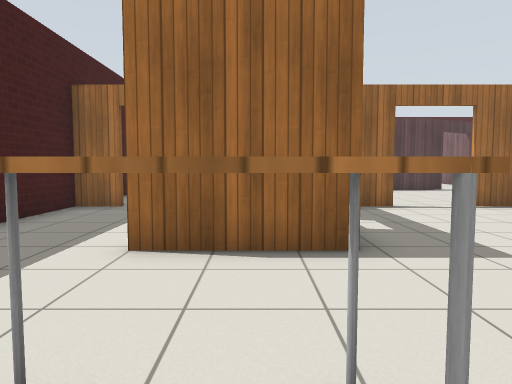
View 1 (above)

21 first-person views from a walk through a Gazebo world. The camera is 1 m above the floor, tilts 4° down and sees 70° across. Floor lines are 1 m apart. The floor is counted in squares, 1 m on a side. Each view is taken from the middle of a square. On the plan, view 1 faces up. The plan holds only what a view shows up to about 13 squares ahead; the rest is blank. Simple patterns stand in for the simulator's built-in surfaces. Simple shapes stand in for some stock models.

View 2
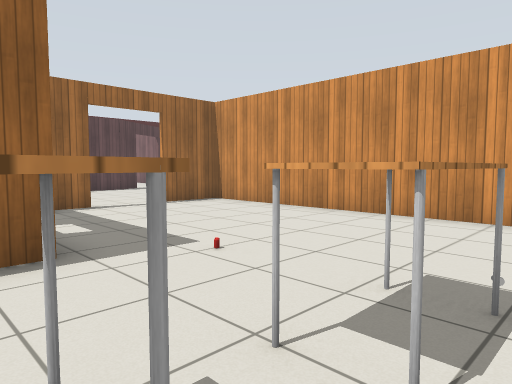

View 3
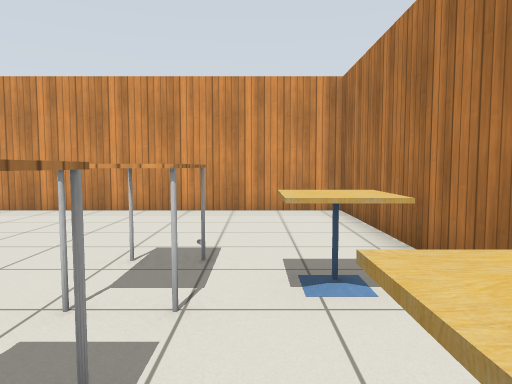

View 4
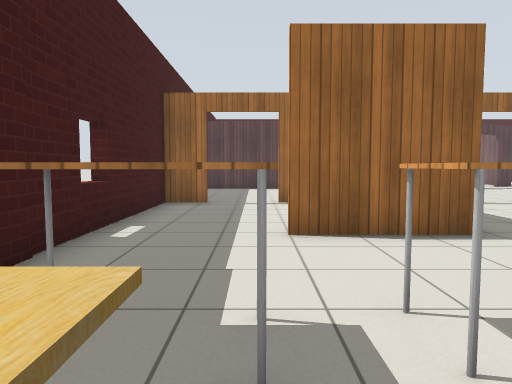

View 5
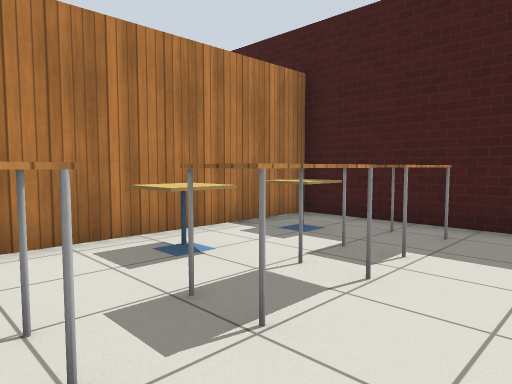

View 6
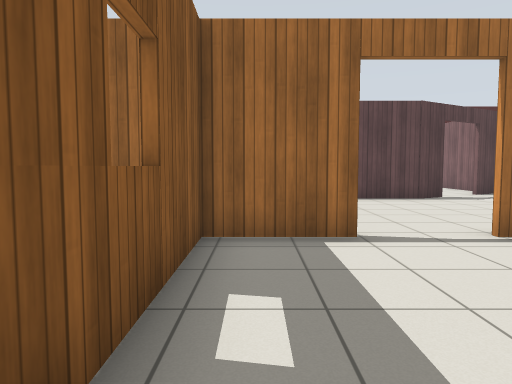

View 7
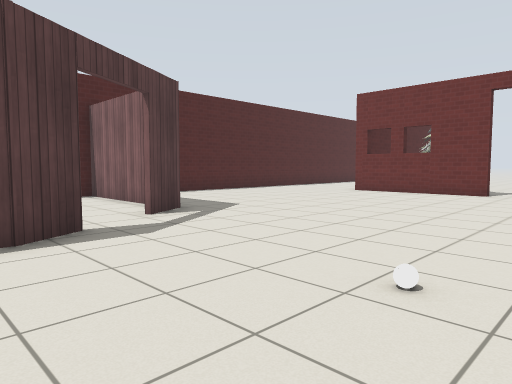

View 8
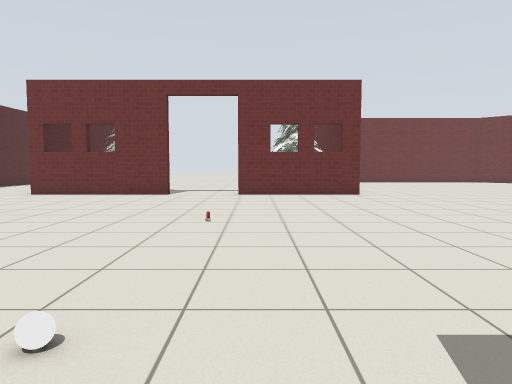

View 9
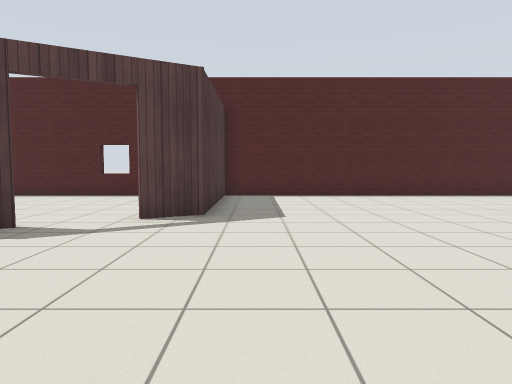

View 10
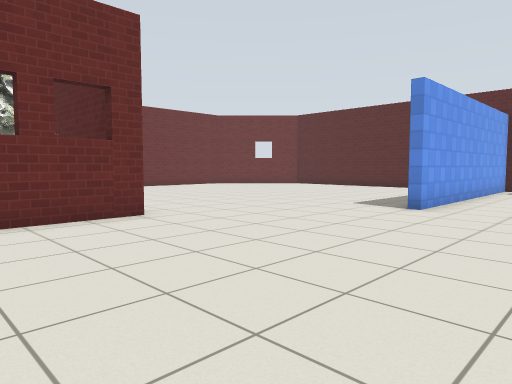

View 11
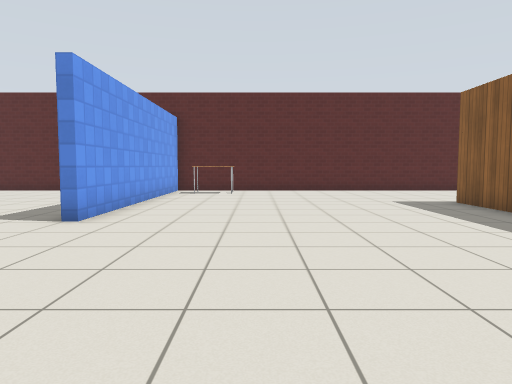

View 12
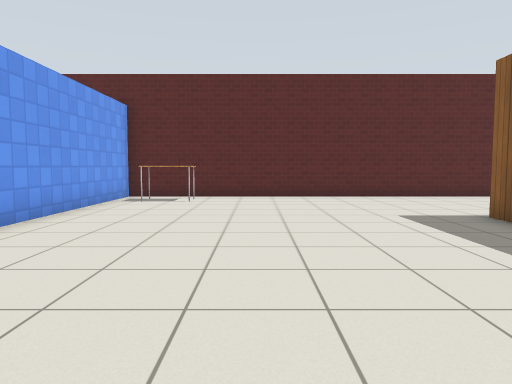

View 13
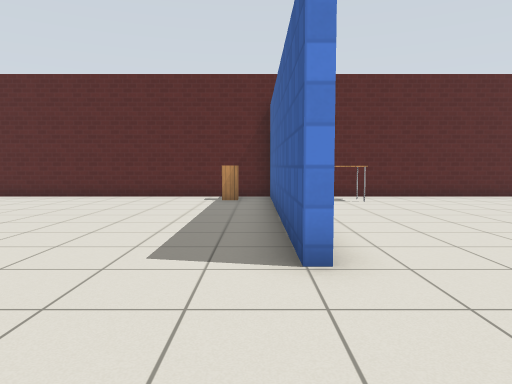

View 14
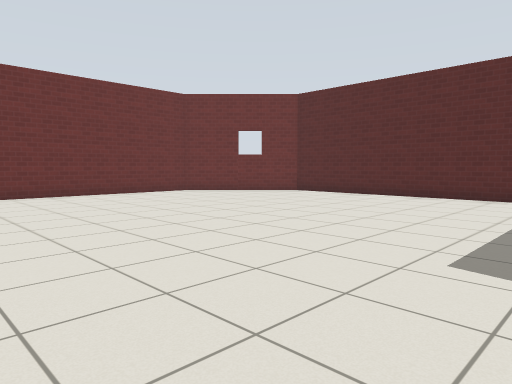

View 15
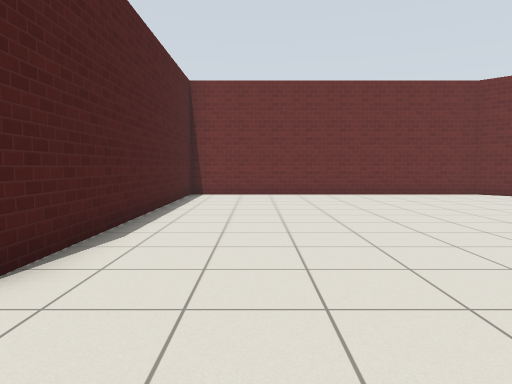

View 16
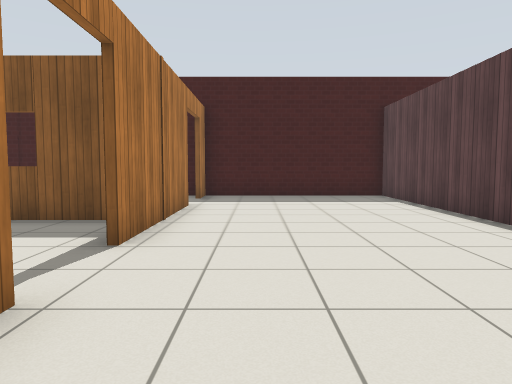

View 17
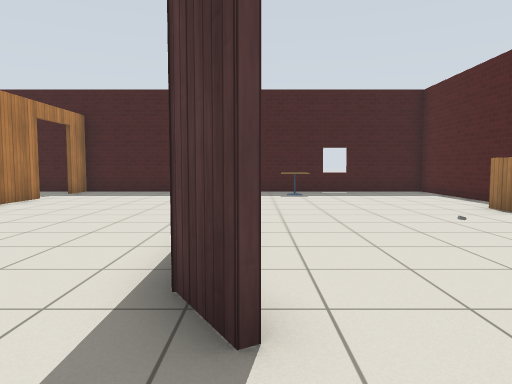

View 18
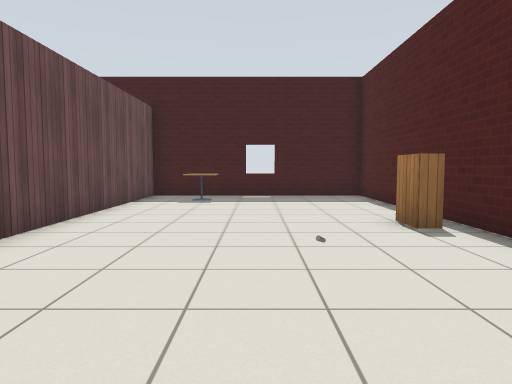

View 19
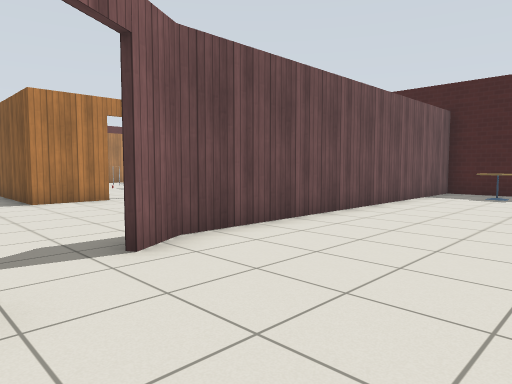

View 20
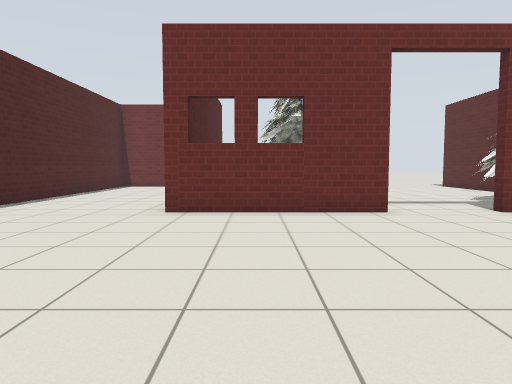

View 21
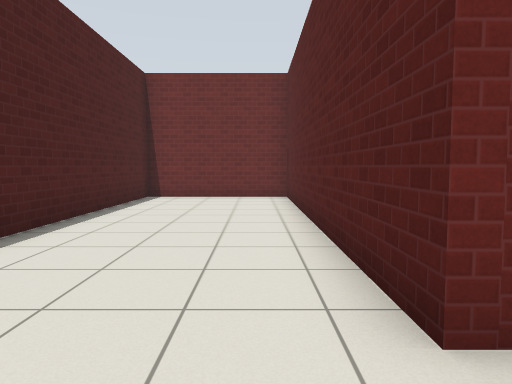

### Floor plan
Ten units are one square. View 1 is at (0, 0); x grows to the right and y downward. Boxes are objects, and circles mark ways between rooms. Rooms are numbered by the first view taken in them; rooms with no view inside come last. Other rooms are left out.
<svg viewBox="-51 -231 356 307">
<path fill="none" stroke="#000" d="M12 -43 -16 -43M12 -91 12 -50M35 -91 -14 -91M-32 -91 -45 -91 -45 19 73 19 73 -91 54 -91M199 -63 199 -106M199 -130 199 -180 300 -180 300 -226 104 -226M74 -1 74 21M54 -93 74 -93 74 -54M81 -159 71 -153 51 -153M19 -153 -46 -153M-14 -93 35 -93M109 -225 109 -175 98 -169M41 71 162 71 162 -14 165 -14 165 71 256 71M292 46 300 38 300 -63 221 -63M-45 -150 -45 -93 -33 -93M80 -226 -45 -226 -45 -150M108 -189 108 -226M-46 -155 71 -155 81 -161"/>
<rect x="-35" y="-5" width="10" height="20" fill="#bbb"><title>cafe table</title></rect>
<rect x="-35" y="-15" width="20" height="10" fill="#bbb"><title>table</title></rect>
<rect x="-15" y="5" width="20" height="10" fill="#bbb"><title>cafe table</title></rect>
<rect x="-15" y="-15" width="20" height="10" fill="#bbb"><title>table</title></rect>
<rect x="15" y="-5" width="10" height="20" fill="#bbb"><title>cafe table</title></rect>
<rect x="15" y="-15" width="20" height="10" fill="#bbb"><title>table</title></rect>
<rect x="25" y="-35" width="10" height="10" fill="#bbb"><title>other object</title></rect>
<rect x="85" y="-115" width="10" height="10" fill="#bbb"><title>white ball</title></rect>
<rect x="135" y="55" width="20" height="10" fill="#bbb"><title>table</title></rect>
<rect x="145" y="-115" width="10" height="10" fill="#bbb"><title>other object</title></rect>
<rect x="175" y="55" width="10" height="10" fill="#bbb"><title>cabinet</title></rect>
<rect x="-35" y="-185" width="10" height="20" fill="#bbb"><title>other object</title></rect>
<rect x="15" y="-225" width="10" height="10" fill="#bbb"><title>bookshelf</title></rect>
<circle cx="-25" cy="-90" r="3" fill="#2a7"/>
<circle cx="45" cy="-90" r="3" fill="#2a7"/>
<circle cx="90" cy="-165" r="3" fill="#2a7"/>
<text x="10" y="-30">1</text>
<text x="150" y="-60">2</text>
<text x="30" y="-190">3</text>
</svg>
Room 1 opens to room 2. Room 2 opens to room 3.

Where each view was taken, in squares from view 1:
view 1: 0 up, 0 right, facing up
view 2: 0 up, 0 right, facing up-right
view 3: 0 up, 1 left, facing right
view 4: 1 down, 2 left, facing up
view 5: 3 up, 2 right, facing down-left
view 6: 4 up, 2 right, facing up
view 7: 10 up, 6 right, facing up-right
view 8: 10 up, 7 right, facing right
view 9: 10 up, 12 right, facing up
view 10: 10 up, 13 right, facing down-right
view 11: 8 up, 13 right, facing down
view 12: 5 up, 12 right, facing down
view 13: 5 up, 17 right, facing down
view 14: 5 up, 17 right, facing down-right
view 15: 4 up, 17 right, facing right
view 16: 11 up, 8 right, facing left
view 17: 16 up, 10 right, facing left
view 18: 19 up, 8 right, facing left
view 19: 20 up, 10 right, facing down-left
view 20: 16 up, 12 right, facing right
view 21: 19 up, 18 right, facing right
